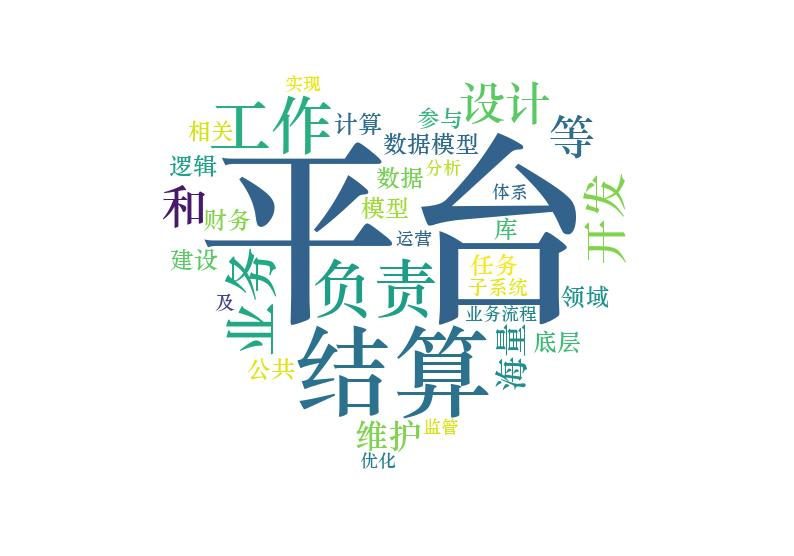

Here is the Python script that generated this plot:
import time
import requests
import json
import random
import pandas as pd
import jieba # 分词工具包
import numpy as np
from PIL import Image
import wordcloud
from wordcloud import WordCloud

now_time =int(time.time())
timestamp = now_time*1000
keyword = input('请输入你要搜索的关键词:')
pageIndex = int(input('请输入要抓取的数据的页数-整数:'))
base_url_list = []
for page in range(1,pageIndex+1):
    base_url = f"https://careers.tencent.com/tencentcareer/api/post/Query?timestamp={timestamp}&countryld=&cityld=&bgIds=&productId=&categoryId=&parentCategoryld=&attrId=&keyword={keyword}&pageIndex={page}&pageSize=10&language=zh-cn&area=cn"
    base_url_list.append(base_url)
print(base_url_list)
# 抓取招聘信息
lis = []
# 抓取腾讯招聘数据
def database():
    global DD
    for i in range(pageIndex):
        response = requests.get(base_url_list[i])
        result = response.content.decode("utf-8")
        time.sleep(random.randint(1, 5))
        # 解析成python对象
        content_dict = json.loads(result)
        # 提取信息
        post_list = content_dict["Data"]["Posts"]
        for value_dic in post_list:
            dic = {}
            dic["RecruitPostName"] = value_dic["RecruitPostName"]
            dic["Responsibility"] = value_dic["Responsibility"]
            dic["LastUpdateTime"] = value_dic["LastUpdateTime"]
            lis.append(dic)
    DD = pd.DataFrame(lis)
    DD.to_csv("./腾讯招聘.csv", index=False)
    return DD
# 分词
def chinese_jieba():
    res_list=[]
    for i in DD["Responsibility"]:
        res_list.append(str(i))  # 列标
        st = ''.join(res_list)  # 列表变成字符串
        wordlist_jieba = jieba.lcut(st)
        txt_jieba = ' '.join(wordlist_jieba)  # 分词字符串，用空格分开
        return txt_jieba
# 生成词云图
def wordcloud_generate():
    stopwords = ['腾讯', '的', '好']  # 过滤掉不用的词
    txt = chinese_jieba()
    # 获取背景图
    background_img = np.array(Image.open(r'爱心模板.jpg'))
    wordcloud = WordCloud(
        font_path=r'C:\Windows\Font\STZHONGS.TTF',
        # background_color='pink',
        background_color='rgba(255, 255, 255, 0)',  # 设置背景透明度为0（完全透明）
        max_words=200,
        max_font_size=400,
        stopwords=stopwords,
        contour_color='white',
        contour_width=1,
        mask=background_img
    ).generate(txt)
    image = wordcloud.to_image()
    wordcloud.to_file('词云图.jpg')
    image.show()
if __name__ == '__main__':
    data= database()
    wordcloud_generate()
